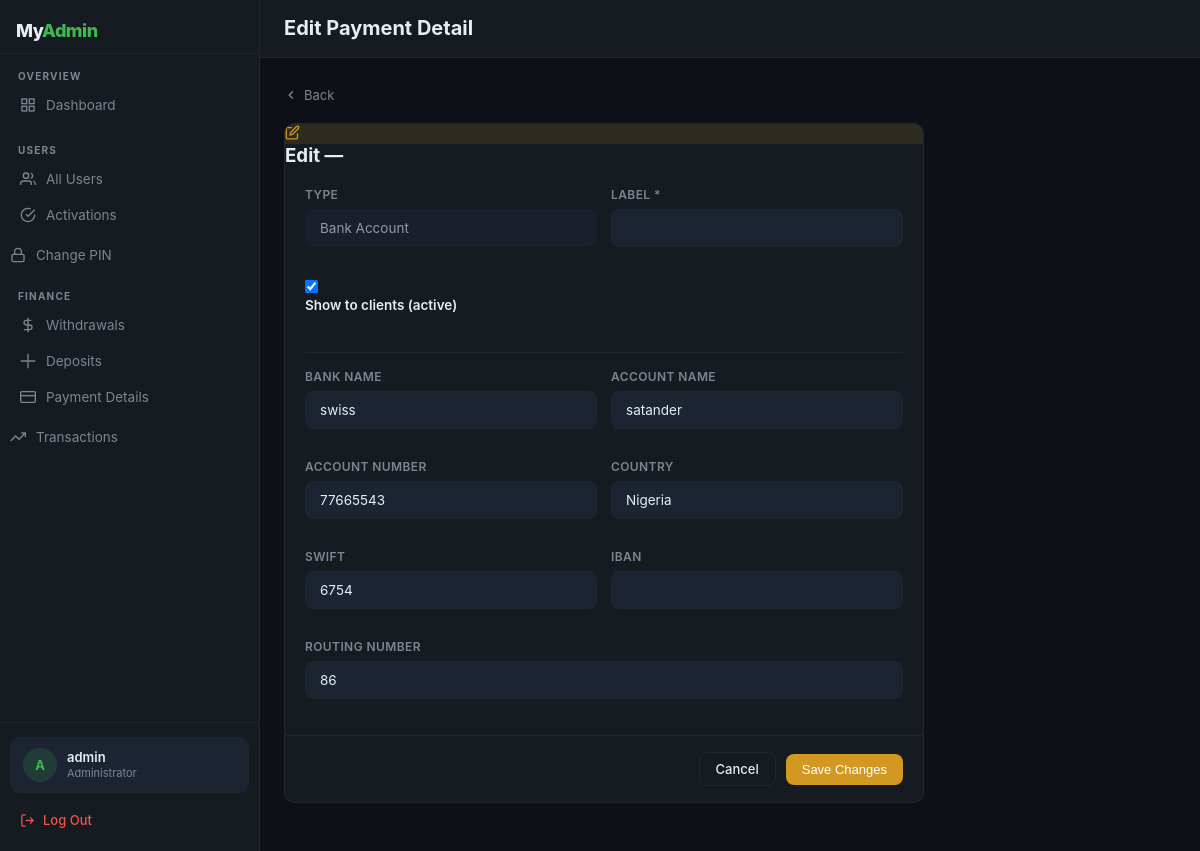
The app's page /admin-panel/payment-details/3/edit/ (signed in) with its own data.
### USDT/models.py (models this page shows, shortened)
class User(AbstractUser):
    ROLE_CHOICES = (
        ('admin', 'Admin'),
        ('user', 'User'),
    )
    phone = models.CharField(max_length=20, blank=True)
    role = models.CharField(max_length=10, choices=ROLE_CHOICES, default='user')
    account_activated = models.BooleanField(default=False)
    date_of_birth = models.DateField(null=True, blank=True)
    address = models.TextField(blank=True)
    account_number = models.CharField(max_length=20, unique=True, blank=True)
    created_at = models.DateTimeField(auto_now_add=True)
    @property
    def is_admin_user(self):
        return self.role == 'admin'

class PaymentDetail(models.Model):
    TYPE_CHOICES = (
        ('bank', 'Bank Account'),
        ('crypto', 'Crypto Wallet'),
    )
    payment_type = models.CharField(max_length=10, choices=TYPE_CHOICES)
    label = models.CharField(max_length=100)
    is_active = models.BooleanField(default=True)
    created_by = models.ForeignKey(
        settings.AUTH_USER_MODEL,
        on_delete=models.SET_NULL,
        null=True, blank=True
    )
    created_at = models.DateTimeField(auto_now_add=True)
    bank_name = models.CharField(max_length=100, blank=True)
    account_name = models.CharField(max_length=100, blank=True)
    account_number = models.CharField(max_length=50, blank=True)
    bank_country = models.CharField(max_length=100, blank=True)
    routing_number = models.CharField(max_length=50, blank=True)
    swift_code = models.CharField(max_length=20, blank=True)
    iban = models.CharField(max_length=50, blank=True)
    crypto_currency = models.CharField(max_length=20, blank=True)
    crypto_network = models.CharField(max_length=30, blank=True)
    wallet_address = models.CharField(max_length=255, blank=True)
    label = models.CharField(max_length=100, blank=True)
    class Meta:
        ordering = ['-created_at']

### USDT/views.py (the view, shortened to what this page needs)
# urls.py: path('admin-panel/payment-details/<int:detail_id>/edit/', views.admin_edit_payment_detail, name='admin-edit-payment-detail'),
@admin_required
def admin_edit_payment_detail(request, detail_id):
    detail = get_object_or_404(PaymentDetail, id=detail_id)
    return render(request, 'admin/edit_payment_detail.html', {
        'detail': detail,
        'pending_activations_count': ActivationPayment.objects.filter(status='pending').count(),
        'pending_withdrawals_count': WithdrawalRequest.objects.filter(status='pending').count(),
    })

### USDT/context_processors.py (called while the page is built)
def admin_counts(request):
    if request.user.is_authenticated and request.user.is_admin_user:
        return {
            'pending_activations_count': ActivationPayment.objects.filter(status='pending').count(),
            'pending_withdrawals_count': WithdrawalRequest.objects.filter(status='pending').count(),
            'open_tickets_count': SupportTicket.objects.filter(status='open').count(),
        }
    return {}

### USDT/views.py (called while the page is built)
def admin_required(view_func):
    @functools.wraps(view_func)
    def wrapper(request, *args, **kwargs):
        if not request.user.is_authenticated:
            return redirect('admin-pin-login')
        if not request.user.is_admin_user:
            messages.error(request, 'Access denied.')
            return redirect('dashboard')
        return view_func(request, *args, **kwargs)
    return wrapper

### USDT/templates/admin/edit_payment_detail.html (shortened to what this page needs)
{% extends 'admin/base.html' %}
{% block page_title %}Edit Payment Detail{% endblock %}
{% block content %}
<div style="max-width:640px">
<a href="{% url 'admin-payment-details' %}" style="display:inline-flex;align-items:center;gap:6px;font-size:13px;color:var(--muted);text-decoration:none;margin-bottom:20px">
  <svg width="14" height="14" fill="none" viewBox="0 0 24 24" stroke="currentColor" stroke-width="2.5"><polyline points="15 18 9 12 15 6"/></svg> Back
</a>
<div class="card">
  <div class="card-header">
    <div class="ch-icon" style="background:var(--amber-dim)"><svg width="15" height="15" fill="none" viewBox="0 0 24 24" stroke="var(--amber)" stroke-width="2"><path d="M11 4H4a2 2 0 00-2 2v14a2 2 0 002 2h14a2 2 0 002-2v-7"/><path d="M18.5 2.5a2.121 2.121 0 013 3L12 15l-4 1 1-4 9.5-9.5z"/></svg></div>
    <h3>Edit — {{ detail.label }}</h3>
  </div>
  <form method="post">
    <div class="card-body">
      <div class="form-grid">
        <div class="form-group">
          <label>Type</label>
          <input type="text" value="{{ detail.get_payment_type_display }}" disabled style="opacity:.6">
        </div>
        <div class="form-group">
          <label>Label <span class="req">*</span></label>
          <input type="text" name="label" value="{{ detail.label }}" required>
        </div>
        <div class="form-group span-2" style="flex-direction:row;align-items:center;gap:10px">
          <input type="checkbox" name="is_active" id="isActive" {% if detail.is_active %}checked{% endif %} style="width:auto">
          <label for="isActive" style="text-transform:none;letter-spacing:0;font-size:13.5px;color:var(--text)">Show to clients (active)</label>
        </div>
      </div>
      <hr class="divider">
      {% if detail.payment_type == 'bank' %}
      <div class="form-grid">
        <div class="form-group"><label>Bank Name</label><input type="text" name="bank_name" value="{{ detail.bank_name }}"></div>
        <div class="form-group"><label>Account Name</label><input type="text" name="account_name" value="{{ detail.account_name }}"></div>
        <div class="form-group"><label>Account Number</label><input type="text" name="account_number" value="{{ detail.account_number }}"></div>
        <div class="form-group"><label>Country</label><input type="text" name="bank_country" value="{{ detail.bank_country }}"></div>
        <div class="form-group"><label>SWIFT</label><input type="text" name="swift_code" value="{{ detail.swift_code }}"></div>
        <div class="form-group"><label>IBAN</label><input type="text" name="iban" value="{{ detail.iban }}"></div>
        <div class="form-group span-2"><label>Routing Number</label><input type="text" name="routing_number" value="{{ detail.routing_number }}"></div>
      </div>
      {% endif %}
    </div>
    <div class="form-actions">
      <a href="{% url 'admin-payment-details' %}" class="btn btn-outline">Cancel</a>
      <button type="submit" class="btn btn-amber">Save Changes</button>
    </div>
  </form>
</div>
</div>
{% endblock %}

### USDT/templates/admin/base.html (shortened to what this page needs)
<!DOCTYPE html>
<html lang="en">
<head>
</head>
<body>
<aside class="sidebar" id="sb">
  <div class="sidebar-head">
    <div class="brand">My<span>Admin</span></div>
  </div>
  <div class="nav-section">
    <div class="nav-label">Overview</div>
    <a href="{% url 'admin-dashboard' %}" class="nav-item {% block nav_dash %}{% endblock %}">
      <svg width="16" height="16" fill="none" viewBox="0 0 24 24" stroke="currentColor" stroke-width="2"><rect x="3" y="3" width="7" height="7"/><rect x="14" y="3" width="7" height="7"/><rect x="14" y="14" width="7" height="7"/><rect x="3" y="14" width="7" height="7"/></svg>
      Dashboard
    </a>
  </div>
  <div class="nav-section">
    <div class="nav-label">Users</div>
    <a href="{% url 'admin-dashboard' %}" class="nav-item {% block nav_users %}{% endblock %}">
      <svg width="16" height="16" fill="none" viewBox="0 0 24 24" stroke="currentColor" stroke-width="2"><path d="M17 21v-2a4 4 0 00-4-4H5a4 4 0 00-4 4v2"/><circle cx="9" cy="7" r="4"/><path d="M23 21v-2a4 4 0 00-3-3.87"/><path d="M16 3.13a4 4 0 010 7.75"/></svg>
      All Users
    </a>
    <a href="{% url 'admin-pending-activations' %}" class="nav-item {% block nav_act %}{% endblock %}">
      <svg width="16" height="16" fill="none" viewBox="0 0 24 24" stroke="currentColor" stroke-width="2"><path d="M22 11.08V12a10 10 0 11-5.93-9.14"/><polyline points="22 4 12 14.01 9 11.01"/></svg>
      Activations
    </a>
  </div>
  <a href="{% url 'admin-change-pin' %}" class="nav-item {% block nav_pin %}{% endblock %}">
    <svg width="16" height="16" fill="none" viewBox="0 0 24 24" stroke="currentColor" stroke-width="2"><rect x="3" y="11" width="18" height="11" rx="2"/><path d="M7 11V7a5 5 0 0110 0v4"/></svg>
   Change PIN
  </a>
  <div class="nav-section">
    <div class="nav-label">Finance</div>
    <a href="{% url 'admin-withdrawals' %}" class="nav-item {% block nav_wd %}{% endblock %}">
      <svg width="16" height="16" fill="none" viewBox="0 0 24 24" stroke="currentColor" stroke-width="2"><line x1="12" y1="1" x2="12" y2="23"/><path d="M17 5H9.5a3.5 3.5 0 000 7h5a3.5 3.5 0 010 7H6"/></svg>
      Withdrawals
    </a>
    <a href="{% url 'admin-deposits' %}" class="nav-item {% block nav_dp %}{% endblock %}">
      <svg width="16" height="16" fill="none" viewBox="0 0 24 24" stroke="currentColor" stroke-width="2"><path d="M12 1v22m11-11H1"/></svg>
      Deposits
    </a>
    <a href="{% url 'admin-payment-details' %}" class="nav-item {% block nav_pd %}{% endblock %}">
      <svg width="16" height="16" fill="none" viewBox="0 0 24 24" stroke="currentColor" stroke-width="2"><rect x="1" y="4" width="22" height="16" rx="2"/><line x1="1" y1="10" x2="23" y2="10"/></svg>
      Payment Details
    </a>
  </div>
  <a href="{% url 'admin-transactions' %}" class="nav-item {% block nav_tx %}{% endblock %}">
    <svg width="16" height="16" fill="none" viewBox="0 0 24 24" stroke="currentColor" stroke-width="2"><polyline points="23 6 13.5 15.5 8.5 10.5 1 18"/><polyline points="17 6 23 6 23 12"/></svg>
  Transactions
  </a>
  <div class="sidebar-foot">
    <div class="admin-card">
      <div class="av">{{ request.user.username|first|upper }}</div>
      <div>
        <div class="av-name">{{ request.user.username }}</div>
        <div class="av-role">Administrator</div>
      </div>
    </div>
    <a href="{% url 'logout' %}" class="signout">
      <svg width="15" height="15" fill="none" viewBox="0 0 24 24" stroke="currentColor" stroke-width="2"><path d="M9 21H5a2 2 0 01-2-2V5a2 2 0 012-2h4"/><polyline points="16 17 21 12 16 7"/><line x1="21" y1="12" x2="9" y2="12"/></svg>
      Log Out
    </a>
  </div>
</aside>
<div class="main">
  <header class="topbar">
    <div class="topbar-left">
      <div>
        <div class="page-title">{% block page_title %}Dashboard{% endblock %}</div>
      </div>
    </div>
  </header>
  <div class="content">
    {% block content %}{% endblock %}
  </div>
</div>
</body>
</html>

### USDT/templates/admin/base.html (style rules this page uses)
*,*::before,*::after { box-sizing:border-box;margin:0;padding:0 }
:root { --bg:#0d1117;--surface:#161b22;--surface2:#1c2333;--border:#21262d; --text:#e6edf3;--muted:#7d8590;--green:#2ea043;--green-dim:rgba(46,160,67,.15); --green-bright:#3fb950;--red:#f85149;--red-dim:rgba(248,81,73,.12); --amber:#d29922;--amber-dim:rgba(210,153,34,.12);--blue:#388bfd; --blue-dim:rgba(56,139,253,.12);--radius:10px;--sidebar-w:260px;--header-h:58px; }
body { font-family:-apple-system,BlinkMacSystemFont,'Segoe UI',sans-serif;background:var(--bg);color:var(--text);min-height:100vh;display:flex }
.sidebar { width:var(--sidebar-w);background:var(--surface);border-right:1px solid var(--border);position:fixed;top:0;left:0;bottom:0;display:flex;flex-direction:column;z-index:200;overflow-y:auto;transition:transform .3s }
.sidebar-head { padding:20px 16px 12px;border-bottom:1px solid var(--border);display:flex;align-items:center;justify-content:space-between }
.brand { font-size:18px;font-weight:800;color:var(--text);letter-spacing:-.5px }
.brand span { color:var(--green-bright) }
.nav-section { padding:16px 10px 4px }
.nav-label { font-size:10px;font-weight:700;text-transform:uppercase;letter-spacing:1.2px;color:var(--muted);padding:0 8px;margin-bottom:6px }
.nav-item { display:flex;align-items:center;gap:10px;padding:9px 10px;border-radius:8px;font-size:13.5px;color:var(--muted);text-decoration:none;margin-bottom:2px;transition:background .15s,color .15s;position:relative }
.nav-item svg { flex-shrink:0 }
.sidebar-foot { margin-top:auto;padding:14px 10px;border-top:1px solid var(--border) }
.admin-card { display:flex;align-items:center;gap:10px;padding:10px 12px;background:var(--surface2);border:1px solid var(--border);border-radius:10px;margin-bottom:10px }
.av { width:34px;height:34px;border-radius:50%;background:rgba(46,160,67,.2);color:var(--green-bright);display:flex;align-items:center;justify-content:center;font-size:13px;font-weight:700;flex-shrink:0 }
.av-name { font-size:13px;font-weight:600;line-height:1.2 }
.av-role { font-size:11px;color:var(--muted) }
.signout { display:flex;align-items:center;gap:8px;padding:9px 10px;border-radius:8px;font-size:13px;color:var(--red);text-decoration:none;font-weight:500;transition:background .15s }
.main { margin-left:var(--sidebar-w);flex:1;display:flex;flex-direction:column;min-height:100vh }
.topbar { height:var(--header-h);background:var(--surface);border-bottom:1px solid var(--border);display:flex;align-items:center;justify-content:space-between;padding:0 24px;position:sticky;top:0;z-index:100 }
.topbar-left { display:flex;align-items:center;gap:12px }
.page-title { font-size:20px;font-weight:700;color:var(--text) }
.content { padding:28px 24px;flex:1 }
.card { background:var(--surface);border:1px solid var(--border);border-radius:var(--radius);overflow:hidden;margin-bottom:20px }
.card-body { padding:20px }
.btn { display:inline-flex;align-items:center;gap:6px;padding:8px 16px;border-radius:8px;font-size:13px;font-weight:500;text-decoration:none;border:none;cursor:pointer;transition:opacity .15s,transform .1s }
.btn-amber { background:var(--amber);color:#fff }
.btn-outline { background:transparent;color:var(--text);border:1px solid var(--border) }
.form-group { margin-bottom:16px }
.form-group label { display:block;font-size:12px;font-weight:600;color:var(--muted);text-transform:uppercase;letter-spacing:.4px;margin-bottom:7px }
.form-group input,.form-group select,.form-group textarea { width:100%;padding:10px 14px;background:var(--surface2);border:1.5px solid var(--border);border-radius:8px;font-size:13.5px;color:var(--text);outline:none;font-family:inherit;transition:border-color .2s }
.form-grid { display:grid;grid-template-columns:1fr 1fr;gap:14px }
.span-2 { grid-column:span 2 }
.form-actions { display:flex;gap:10px;align-items:center;justify-content:flex-end;padding:16px 20px;border-top:1px solid var(--border) }
hr { border:none;border-top:1px solid var(--border);margin:16px 0 }

### records on screen
User: user.username|first "A", user.username "admin"
PaymentDetail: payment_type "Bank Account", is_active "☑", bank_name "swiss", account_name "satander", account_number "77665543", bank_country "Nigeria", swift_code "6754", routing_number "86"
